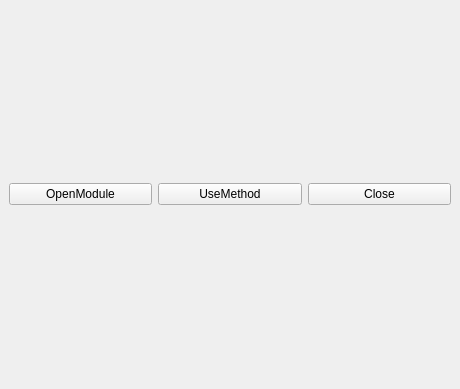
<?xml version="1.0" encoding="UTF-8"?>
<ui version="4.0">
 <class>MainWindow</class>
 <widget class="QMainWindow" name="MainWindow">
  <property name="geometry">
   <rect>
    <x>0</x>
    <y>0</y>
    <width>460</width>
    <height>389</height>
   </rect>
  </property>
  <property name="windowTitle">
   <string>MainWindow</string>
  </property>
  <widget class="QWidget" name="centralwidget">
   <layout class="QHBoxLayout" name="horizontalLayout">
    <item>
     <widget class="QPushButton" name="wOpen">
      <property name="text">
       <string>OpenModule</string>
      </property>
     </widget>
    </item>
    <item>
     <widget class="QPushButton" name="wUse">
      <property name="text">
       <string>UseMethod</string>
      </property>
     </widget>
    </item>
    <item>
     <widget class="QPushButton" name="wClose">
      <property name="text">
       <string>Close</string>
      </property>
     </widget>
    </item>
   </layout>
  </widget>
 </widget>
 <resources/>
 <connections>
  <connection>
   <sender>wOpen</sender>
   <signal>clicked()</signal>
   <receiver>MainWindow</receiver>
   <slot>wOpenClicked()</slot>
   <hints>
    <hint type="sourcelabel">
     <x>117</x>
     <y>91</y>
    </hint>
    <hint type="destinationlabel">
     <x>229</x>
     <y>194</y>
    </hint>
   </hints>
  </connection>
  <connection>
   <sender>wClose</sender>
   <signal>clicked()</signal>
   <receiver>MainWindow</receiver>
   <slot>close()</slot>
   <hints>
    <hint type="sourcelabel">
     <x>247</x>
     <y>191</y>
    </hint>
    <hint type="destinationlabel">
     <x>229</x>
     <y>194</y>
    </hint>
   </hints>
  </connection>
  <connection>
   <sender>wUse</sender>
   <signal>clicked()</signal>
   <receiver>MainWindow</receiver>
   <slot>wUseClicked()</slot>
   <hints>
    <hint type="sourcelabel">
     <x>229</x>
     <y>194</y>
    </hint>
    <hint type="destinationlabel">
     <x>229</x>
     <y>194</y>
    </hint>
   </hints>
  </connection>
 </connections>
 <slots>
  <slot>wOpenClicked()</slot>
  <slot>wUseClicked()</slot>
 </slots>
</ui>
